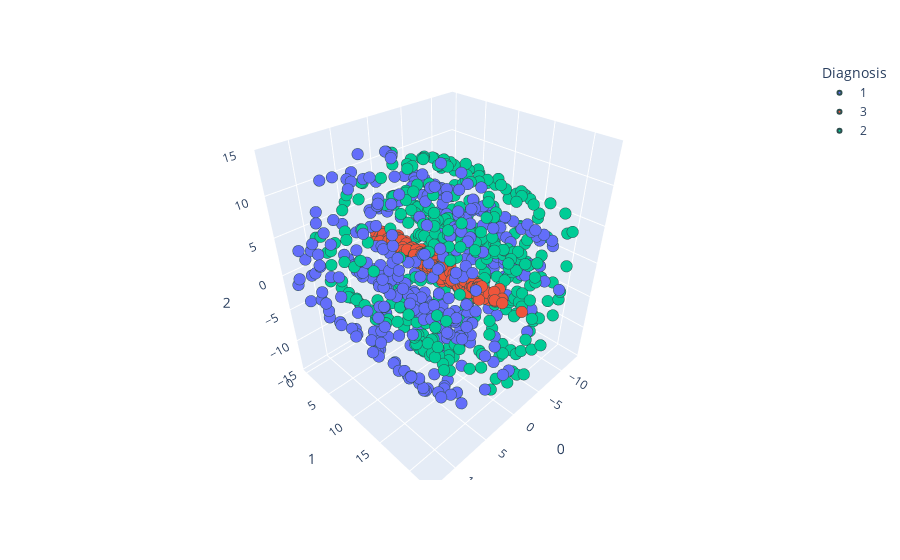

Notebook source saved alongside this figure:
### Code cell
produce_scatter_plot(X_test,predictions,[0,1,2])

### Figure 1 — Plotly figure (JSON) as saved in the notebook; plotly's stock layout.template omitted (floating-point values rounded to 4 significant figures; data arrays with more than 128 entries replaced by an {"elided": "..."} marker saying what was removed)
{"data": [{"hovertemplate": "Diagnosis=1<br>0=%{x}<br>1=%{y}<br>2=%{z}<extra></extra>", "legendgroup": "1", "marker": {"color": "#636efa", "line": {"color": "DarkSlateGrey", "width": 2}, "size": 4, "symbol": "circle"}, "mode": "markers", "name": "1", "scene": "scene", "showlegend": true, "type": "scatter3d", "x": {"elided": "401 float values"}, "y": {"elided": "401 float values"}, "z": {"elided": "401 float values"}}, {"hovertemplate": "Diagnosis=3<br>0=%{x}<br>1=%{y}<br>2=%{z}<extra></extra>", "legendgroup": "3", "marker": {"color": "#EF553B", "line": {"color": "DarkSlateGrey", "width": 2}, "size": 4, "symbol": "circle"}, "mode": "markers", "name": "3", "scene": "scene", "showlegend": true, "type": "scatter3d", "x": {"elided": "405 float values"}, "y": {"elided": "405 float values"}, "z": {"elided": "405 float values"}}, {"hovertemplate": "Diagnosis=2<br>0=%{x}<br>1=%{y}<br>2=%{z}<extra></extra>", "legendgroup": "2", "marker": {"color": "#00cc96", "line": {"color": "DarkSlateGrey", "width": 2}, "size": 4, "symbol": "circle"}, "mode": "markers", "name": "2", "scene": "scene", "showlegend": true, "type": "scatter3d", "x": {"elided": "394 float values"}, "y": {"elided": "394 float values"}, "z": {"elided": "394 float values"}}], "layout": {"legend": {"title": {"text": "Diagnosis"}, "tracegroupgap": 0}, "margin": {"t": 60}, "scene": {"domain": {"x": [0, 1], "y": [0, 1]}, "xaxis": {"title": {"text": "0"}}, "yaxis": {"title": {"text": "1"}}, "zaxis": {"title": {"text": "2"}}}}}
